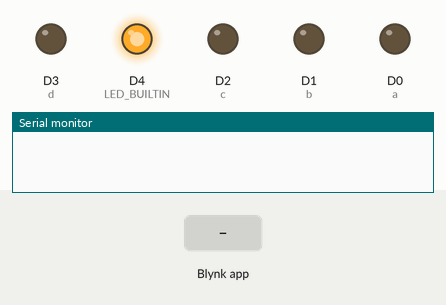
The sketch below on a simulated ESP8266 (NodeMCU). Shown: output pins drawn as LEDs (lit = HIGH, except the on-board LED, lit = LOW), the last lines printed to the serial monitor. Dashed ring = blinking. The inputs (shaded band) are chosen by the test bench. WiFi joins after 1.5 s; servers stay silent unless stated.

Above: at 0.1 s.
At 3.0 s:
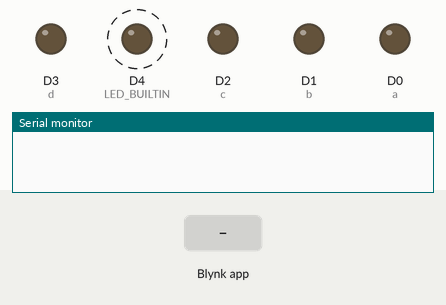
3.1 s: Blynk app writes 200 to V3
At 5.2 s:
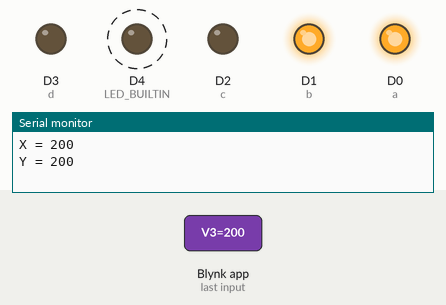
Timing chart, 0 to 12.1 s (numbered marks = the images above; inputs shaded):
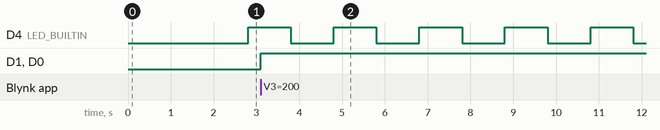

Measured:
- after the input at 3.1 s, D1 (b), D0 (a): LOW → HIGH at once
- by itself, D4 (LED_BUILTIN): alternates HIGH for 1.0 s and LOW for 1.0 s

The sketch:

rc_blynk.ino
```cpp
// Template ID, Device Name and Auth Token are provided by the Blynk.Cloud
// See the Device Info tab, or Template settings
#define BLYNK_TEMPLATE_ID          "enter your template id from email"
#define BLYNK_DEVICE_NAME           "rc car"
#define BLYNK_AUTH_TOKEN            "enter your auth token here"

int x,y,a=D0,b=D1,c=D2,d=D3;
// Comment this out to disable prints and save space
#define BLYNK_PRINT Serial


#include <ESP8266WiFi.h>
#include <BlynkSimpleEsp8266.h>

char auth[] = BLYNK_AUTH_TOKEN;

// Your WiFi credentials.
// Set password to "" for open networks.
char ssid[] = "type your ssid here";
char pass[] = "type your password here";

WidgetLED led1(V1);

BlynkTimer timer;

// V1 LED Widget is blinking
void blinkLedWidget()
{
  if (led1.getValue()) {
    led1.off();
    //Serial.println("LED on V1: off");
    digitalWrite(LED_BUILTIN, 0);
  } else {
    led1.on();
    //Serial.println("LED on V1: on");
    digitalWrite(LED_BUILTIN, HIGH);
  }
}

BLYNK_WRITE(V3) {
  int x = param[0].asInt();

  Serial.print("X = ");
  Serial.print(x);
    int y = param[1].asInt();

  Serial.println();
  Serial.print("Y = ");
  Serial.print(y);

 Serial.println();

 if(x==128 && y==128)
   off();
 else if(x>=0 && x<=127 && y>=64 && y<=165)
 lft();
else if(x>=129 && x<=255 && y>=64 && y<=165)
rit();
else if(x>=100 && x<=200 && y>=180 && y<=255)
 fwd();
}

void setup()
{pinMode(LED_BUILTIN,OUTPUT);
 pinMode(D0,OUTPUT);
 pinMode(D1,OUTPUT);
 pinMode(D2,OUTPUT);
 pinMode(D3,OUTPUT);
 // Debug console
  Serial.begin(115200);

  Blynk.begin(auth, ssid, pass);
  // You can also specify server:
  //Blynk.begin(auth, ssid, pass, "blynk.cloud", 80);
  //Blynk.begin(auth, ssid, pass, IPAddress(192,168,1,100), 8080);

  timer.setInterval(1000L, blinkLedWidget);
}

void loop()
{
  Blynk.run();
  timer.run();
}


void fwd()
{
  digitalWrite(a,1);
  digitalWrite(b,1);
  digitalWrite(c,0);
  digitalWrite(d,0);
}

void lft()
{
digitalWrite(a,1);
  digitalWrite(b,0);
  digitalWrite(c,0);
  digitalWrite(d,0);

}
void rit()
{
 digitalWrite(a,0);
  digitalWrite(b,1);
  digitalWrite(c,0);
  digitalWrite(d,0);
  }
  void off()
  {digitalWrite(a,0);
  digitalWrite(b,0);
  digitalWrite(c,0);
  digitalWrite(d,0);}
```
